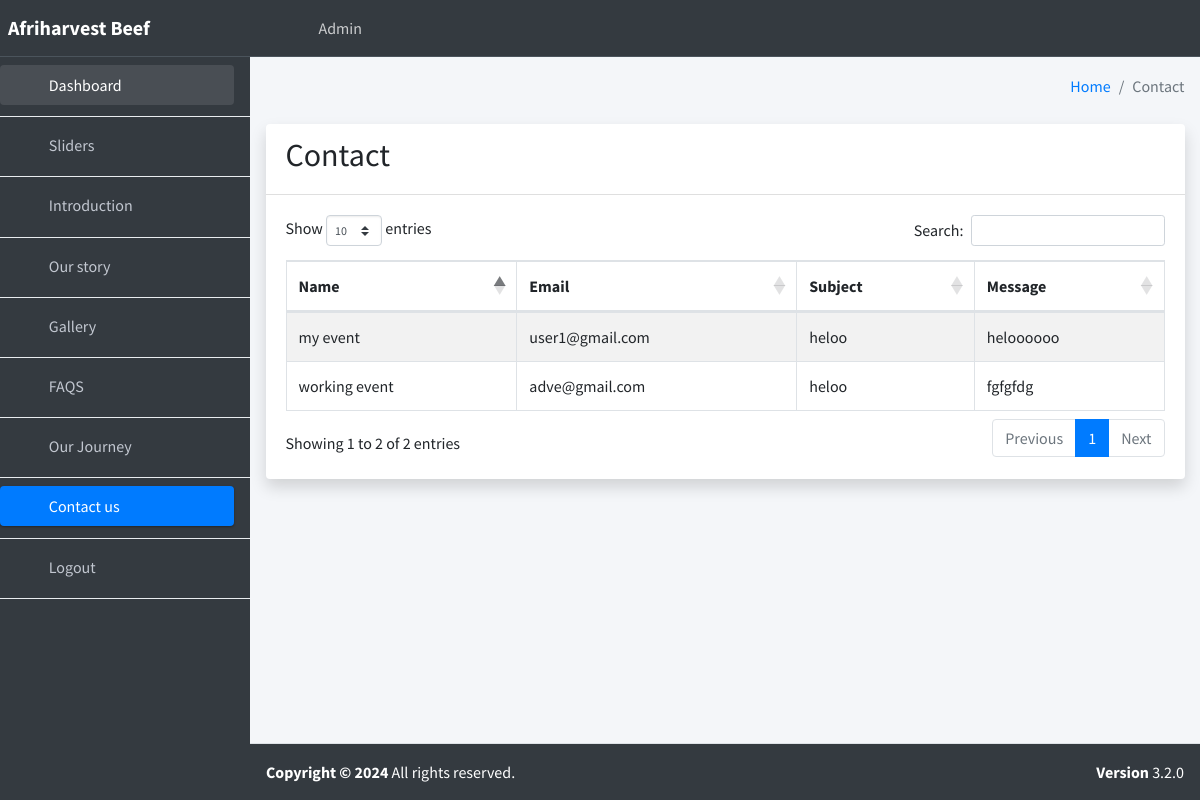
Screenshot of /contact_page with the database file from the repository.
### mainapp/models.py (models this page shows, shortened)
class Contact(models.Model):
    name = models.CharField(max_length=200)
    email = models.CharField(max_length=200)
    subject = models.CharField(max_length=200)
    message = models.TextField()

### mainapp/admins.py (the view)
# urls.py: path('contact_page',admins.contact_page,name='contact_page'),
def contact_page(request):
    mess = Contact.objects.all()
    context={'mess':mess}
    return render(request, 'pages/admins/contact.html',context)

### mainapp/templates/pages/admins/contact.html (shortened to what this page needs)
{% extends 'pages/admins/base.html' %}
{% block content %}
<div class="content-header">
  <div class="container-fluid">
    <div class="row mb-2">
      <div class="col-sm-6">
      </div>
      <div class="col-sm-6">
        <ol class="breadcrumb float-sm-right">
          <li class="breadcrumb-item"><a href="{% url 'admin_home' %}">Home</a></li>
          <li class="breadcrumb-item active">Contact</li>
        </ol>
      </div>
    </div>
  </div>
</div>
<section class="content">
  <div class="container-fluid">
    <div class="row">
      <div class="col-lg-12 col-md-6 col-sm-3">
        <div class="card shadow">
          <div class="card-header">
            <h2>Contact</h2>
          </div>
          <div class="card-body">
            <div class="table-responsive animate__animated animate__fadeIn">
              <table id="mytable" class="table table-bordered table-striped">
                <thead>
                  <tr>
                    <th>Name</th>
                    <th>Email</th>
                    <th>Subject</th>
                    <th>Message</th>
                  </tr>
                </thead>
                <tbody>
                  {% for m in mess %}
                    <tr>
                        <td>{{ m.name }}</td>
                        <td>{{ m.email }}</td>
                        <td>{{ m.subject }}</td>
                        <td>{{ m.message }}</td>
                    </tr>
                  {% endfor %}
                </tbody>
              </table>
            </div>
          </div>
        </div>
      </div>
    </div>
  </div>
</section>
{% endblock %}

### rows the page displays
Contact: name "my event", email "user1@gmail.com", subject "heloo", message "heloooooo"
Contact: name "working event", email "adve@gmail.com", subject "heloo", message "fgfgfdg"
